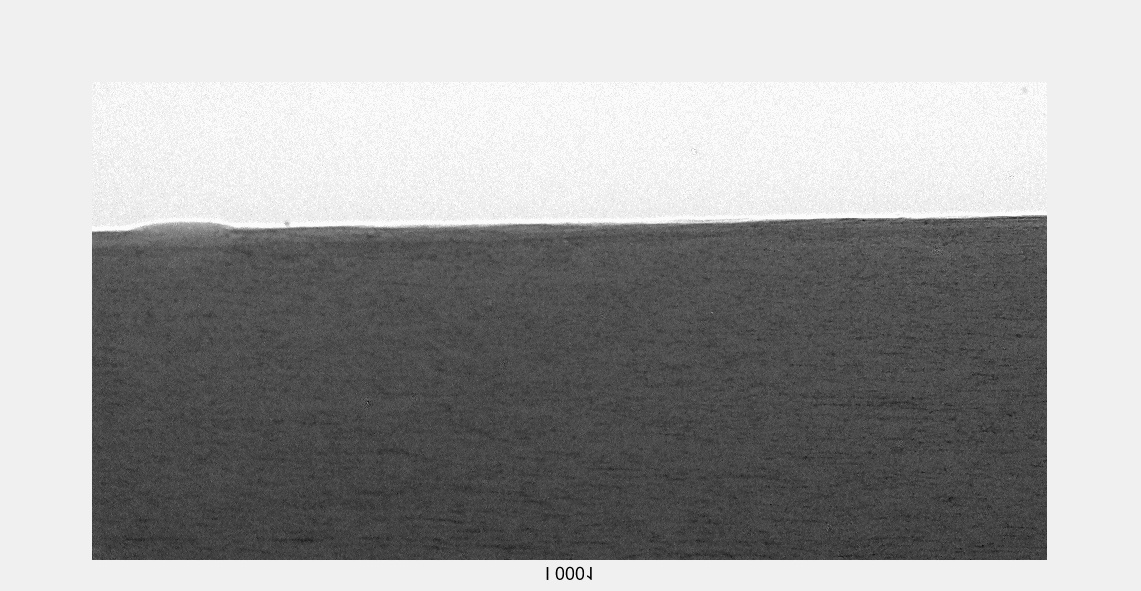
#> input picture HaiGF/plugins/label_train/resources/000000.jpg, 1141 x 591 px, found by its file name
$ python 1.py
#> lines starting #> are read from the running program, lines starting #| are printed output that depends on the picture
# 调整彩色图像的亮度和对比度
import cv2 as cv
import numpy as np
from PIL import Image
data = Image.open('D:\\yolov5s\\hep\\te\\000000.jpg')
#> data is the input picture: PIL image 1141x591 RGB; min 0, max 255, mean 162.2

img = np.array(data)
# img = cv.imread('D:\\yolov5s\\hep\\te\\000000.jpg')
img_t = cv.cvtColor(img,cv.COLOR_BGR2HSV)
#> img_t: shape (591, 1141, 3); mean H, S, V 0, 0, 162.2
h,s,v = cv.split(img_t)
#> h: shape (591, 1141); every value is 0
delta = 30
# 增加图像亮度
v1 = np.clip(cv.add(1*v,delta),0,255)
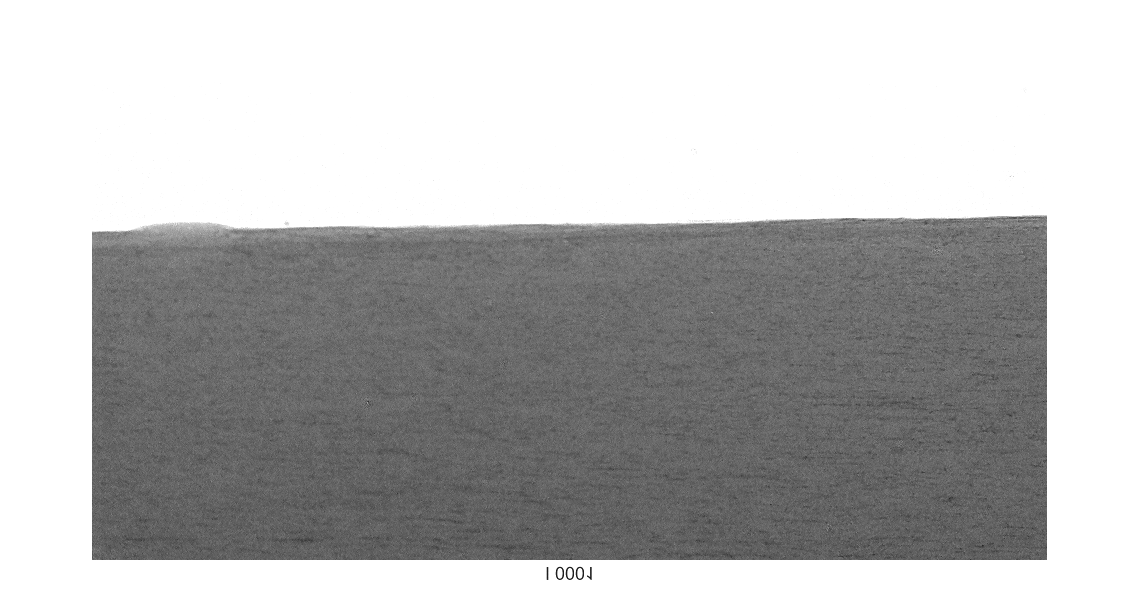
#> v1: shape (591, 1141); min 30, max 255, mean 183.6

# 增加图像对比度
factor = 2
v2 = np.clip(cv.add(factor*v,20),0,255)
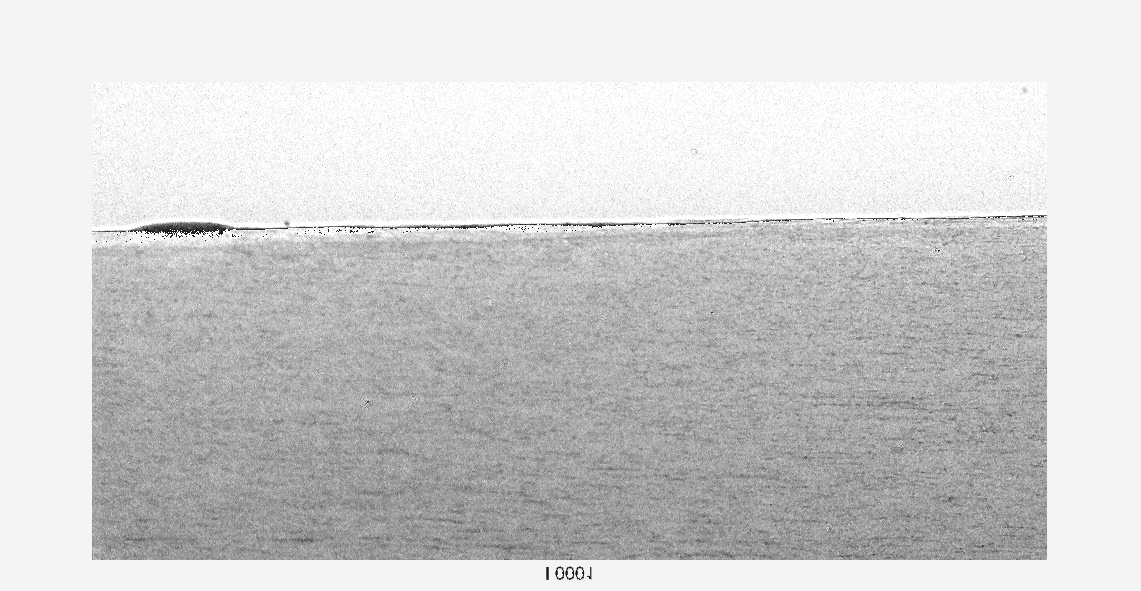
#> v2: shape (591, 1141); min 20, max 255, mean 208.8

img1 = np.uint8(cv.merge((h,s,v1)))
#> img1: shape (591, 1141, 3); mean H, S, V 0, 0, 183.6
img1 = cv.cvtColor(img1,cv.COLOR_HSV2BGR)
img2 = np.uint8(cv.merge((h,s,v2)))
#> img2: shape (591, 1141, 3); mean H, S, V 0, 0, 208.8
img2 = cv.cvtColor(img2,cv.COLOR_HSV2BGR)

tmp = np.hstack((img,  img2))  # 三张图片横向合并（便于对比显示）
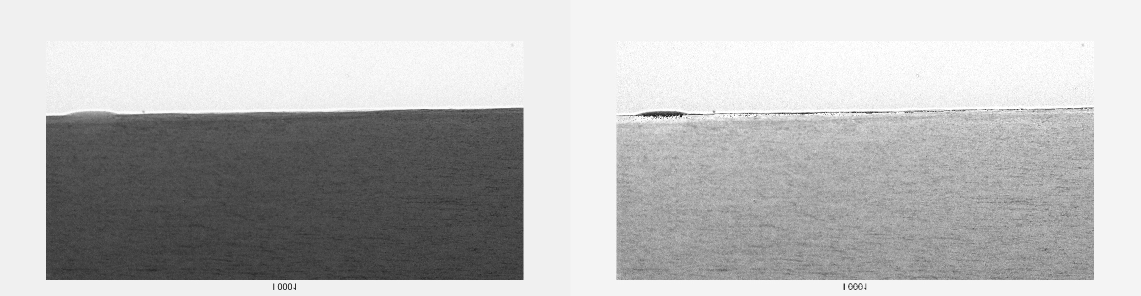
#> tmp: shape (591, 2282, 3) (shown at 1/2 size); min 0, max 255, mean 185.5

cv.imshow('image', tmp)
cv.waitKey(0)
cv.destroyAllWindows()
